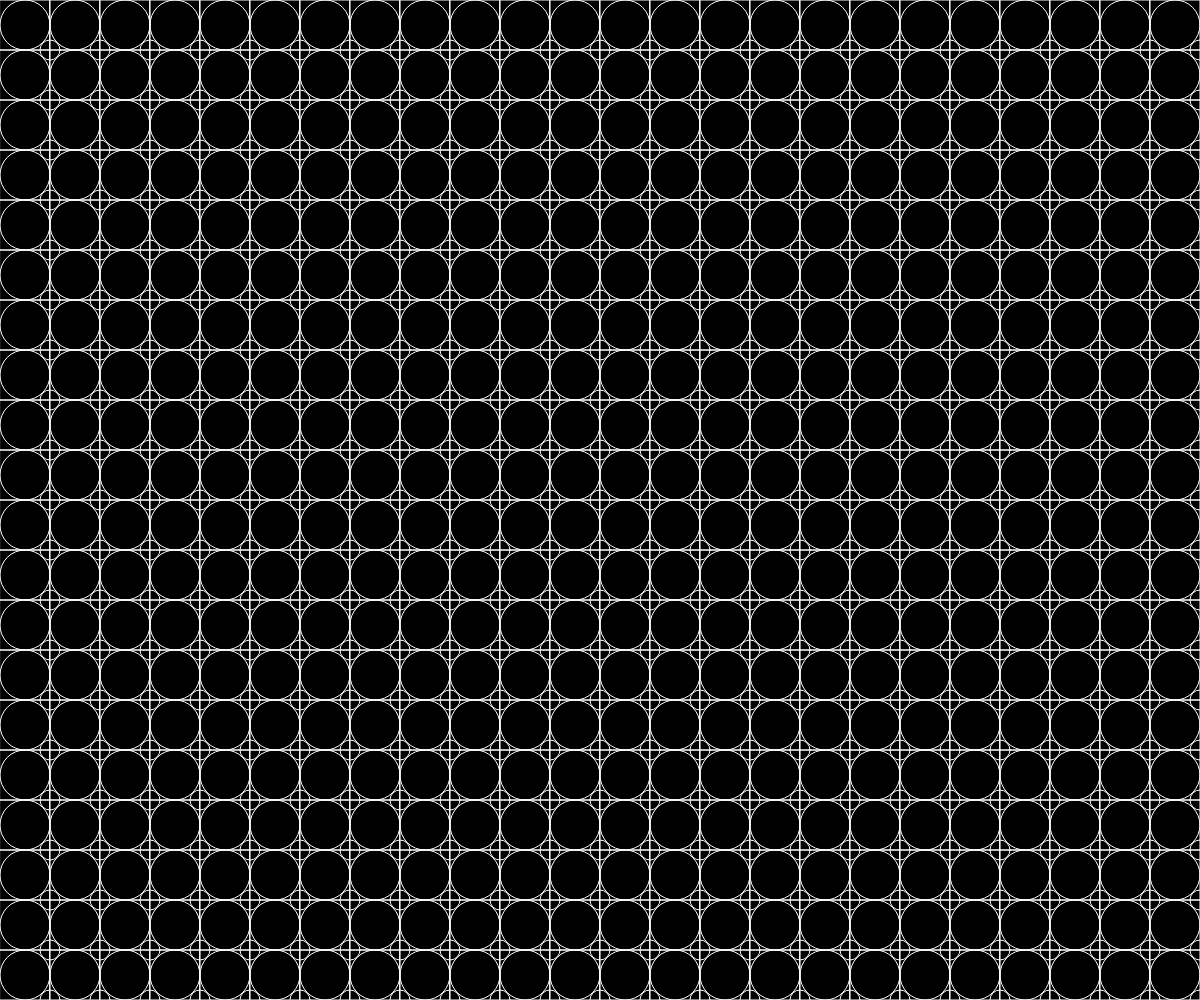
Frame 1 (no input)
Frame 60 (no input): identical to frame 1, image omitted
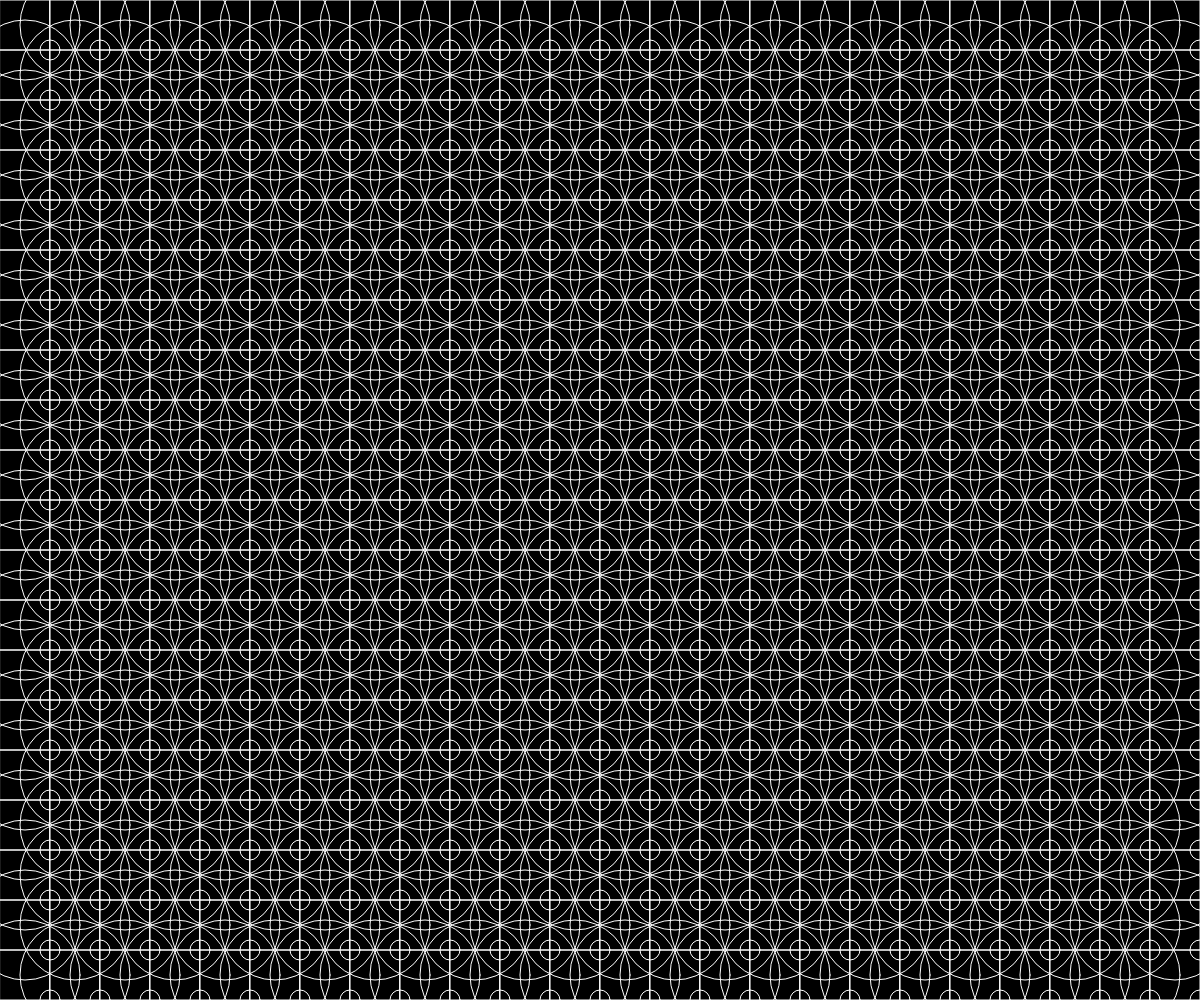
Frame 120 (the mouse pressed at the canvas centre since frame 60)

The p5.js sketch that drew these frames (run headless with seeded random() and noise() and a simulated clock; from frame 60 on, the mouse is pressed at the canvas centre):

// p5.js sketch
// ── sketch.js
function setup() {
  createCanvas(windowWidth,windowHeight);
}
function draw() {
  background(0);  //背景顏色 
  noFill()//不充滿顏色
  stroke(255)  //線條顏色(255為白色)
  rectMode(CENTER)

  for(var j=0;j<(height/50);j++){ //i++ ==>i=i+1
    for(var i=0;i<(width/50);i++) //i++ ==>i=i+1
  {
    ellipse(25+(i*50),25+(j*50),50+mouseX/10)
    rect(25+(i*50),25+(j*50),50)
    ellipse(50+(i*50),50+(j*50),20)
  }
}
}
